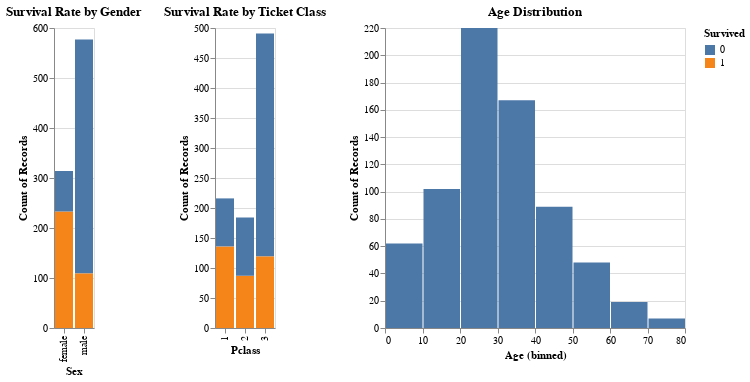

Notebook code for this chart:
### Code cell
import pandas as pd
import altair as alt

# Step 1: Load the Titanic dataset
titanic_data = df.copy()

# Step 2: Create visualizations
# Example 1: Survival rate by gender
survival_by_gender = alt.Chart(titanic_data).mark_bar().encode(
    x='Sex',
    y='count()',
    color='Survived:N'
).properties(
    title='Survival Rate by Gender'
)

# Example 2: Survival rate by ticket class
survival_by_class = alt.Chart(titanic_data).mark_bar().encode(
    x='Pclass:O',
    y='count()',
    color='Survived:N'
).properties(
    title='Survival Rate by Ticket Class'
)

# Example 3: Age distribution
age_distribution = alt.Chart(titanic_data).mark_bar().encode(
    alt.X('Age:Q', bin=True),
    y='count()',
).properties(
    title='Age Distribution'
)

# Display the visualizations
survival_by_gender | survival_by_class | age_distribution

# Step 3: Evaluate Insight Depth, Accuracy, and Use Cases
# For evaluation, you can follow similar steps as mentioned earlier, such as engaging stakeholders for interpretation and discussing potential use cases.

# Step 4: Document findings
# Record the insights gained, accuracy of interpretations, and potential use cases for the visualizations.

### Figure 1 — Vega-Lite specification as saved in the notebook (floating-point values rounded to 4 significant figures; data arrays with more than 128 entries replaced by an {"elided": "..."} marker saying what was removed)
{"config": {"view": {"continuousWidth": 300, "continuousHeight": 300}}, "hconcat": [{"mark": {"type": "bar"}, "encoding": {"color": {"field": "Survived", "type": "nominal"}, "x": {"field": "Sex", "type": "nominal"}, "y": {"aggregate": "count", "type": "quantitative"}}, "title": "Survival Rate by Gender"}, {"mark": {"type": "bar"}, "encoding": {"color": {"field": "Survived", "type": "nominal"}, "x": {"field": "Pclass", "type": "ordinal"}, "y": {"aggregate": "count", "type": "quantitative"}}, "title": "Survival Rate by Ticket Class"}, {"mark": {"type": "bar"}, "encoding": {"x": {"bin": true, "field": "Age", "type": "quantitative"}, "y": {"aggregate": "count", "type": "quantitative"}}, "title": "Age Distribution"}], "data": {"name": "data-93290830beea3a875eeab316df346c54"}, "$schema": "https://vega.github.io/schema/vega-lite/v5.16.3.json", "datasets": {"data-93290830beea3a875eeab316df346c54": {"elided": "891 records"}}}
